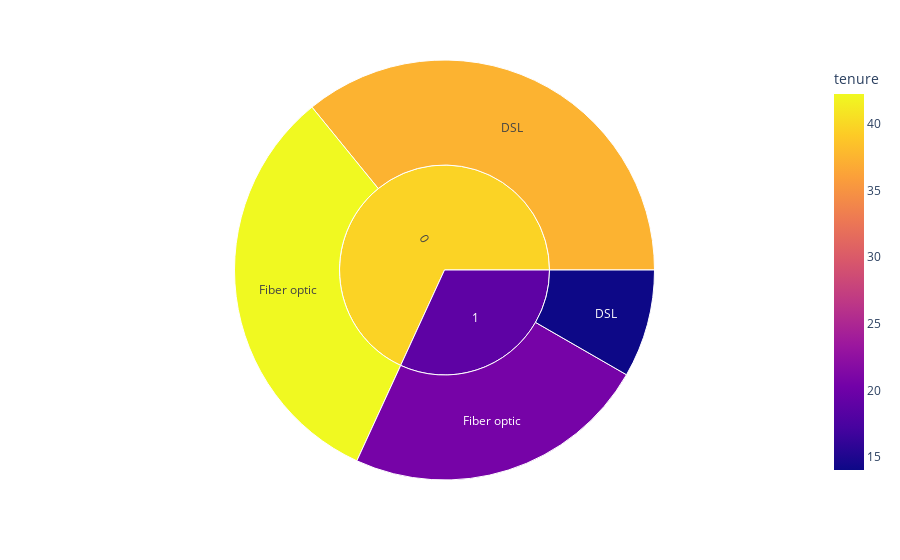

The code cell stored with this chart in its notebook:
### Code cell
px.sunburst(train, 
            color='tenure' ,
            path=['churn', 'internet_service_type']
           )

### Figure 1 — Plotly figure (JSON) as saved in the notebook; plotly's stock layout.template omitted (floating-point values rounded to 4 significant figures)
{"data": [{"branchvalues": "total", "customdata": [[37.4], [14.04], [42.24], [20.62], [39.69], [18.9]], "domain": {"x": [0, 1], "y": [0, 1]}, "hovertemplate": "labels=%{label}<br>count=%{value}<br>parent=%{parent}<br>id=%{id}<br>tenure=%{color}<extra></extra>", "ids": ["0/DSL", "1/DSL", "0/Fiber optic", "1/Fiber optic", "0", "1"], "labels": ["DSL", "DSL", "Fiber optic", "Fiber optic", "0", "1"], "marker": {"coloraxis": "coloraxis", "colors": [37.4, 14.04, 42.24, 20.62, 39.69, 18.9]}, "name": "", "parents": ["0", "1", "0", "1", "", ""], "type": "sunburst", "values": [1187, 275, 1068, 779, 2255, 1054]}], "layout": {"coloraxis": {"colorbar": {"title": {"text": "tenure"}}, "colorscale": [[0, "#0d0887"], [0.1111, "#46039f"], [0.2222, "#7201a8"], [0.3333, "#9c179e"], [0.4444, "#bd3786"], [0.5556, "#d8576b"], [0.6667, "#ed7953"], [0.7778, "#fb9f3a"], [0.8889, "#fdca26"], [1, "#f0f921"]]}, "legend": {"tracegroupgap": 0}, "margin": {"t": 60}}}
